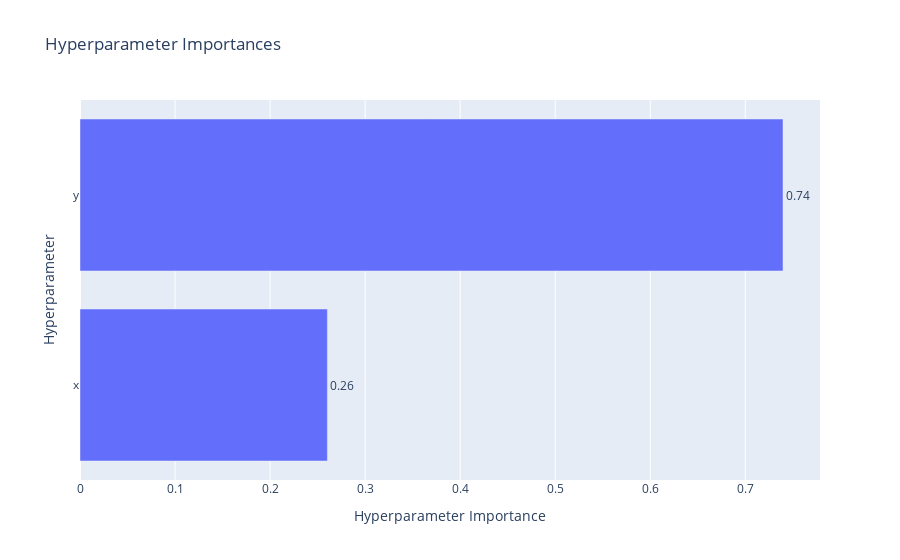

Notebook code cell kept with this figure:
### Code cell
import optuna
loaded_study = optuna.load_study(study_name="my_study", storage="sqlite:///DRL.db") 
fig = optuna.visualization.plot_param_importances(loaded_study)
fig.show()

### Figure 1 — Plotly figure (JSON) as saved in the notebook; plotly's stock layout.template omitted (floating-point values rounded to 4 significant figures)
{"data": [{"cliponaxis": false, "hovertemplate": ["x (FloatDistribution): 0.2602921800829969<extra></extra>", "y (FloatDistribution): 0.7397078199170031<extra></extra>"], "name": "Objective Value", "orientation": "h", "text": ["0.26", "0.74"], "textposition": "outside", "type": "bar", "x": [0.2603, 0.7397], "y": ["x", "y"]}], "layout": {"title": {"text": "Hyperparameter Importances"}, "xaxis": {"title": {"text": "Hyperparameter Importance"}}, "yaxis": {"title": {"text": "Hyperparameter"}}}}
